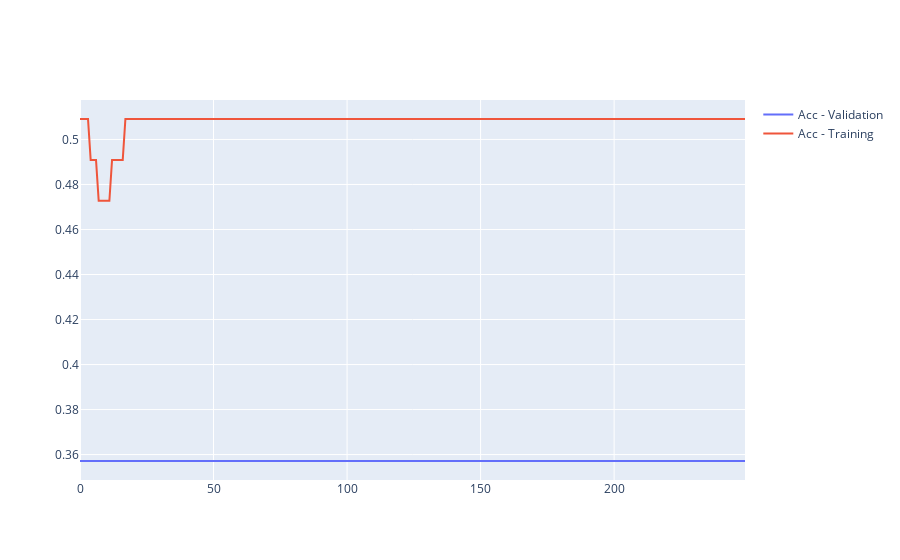

Notebook source saved alongside this figure:
### Code cell
fig = go.Figure()
fig.add_trace(go.Scatter(y=training_history.history['val_accuracy'],mode='lines', name='Acc - Validation'))
fig.add_trace(go.Scatter(y=training_history.history['accuracy'],mode='lines', name='Acc - Training'))

### Figure 1 — Plotly figure (JSON) as saved in the notebook; plotly's stock layout.template omitted (floating-point values rounded to 4 significant figures; data arrays with more than 128 entries replaced by an {"elided": "..."} marker saying what was removed)
{"data": [{"mode": "lines", "name": "Acc - Validation", "type": "scatter", "y": {"elided": "250 float values"}}, {"mode": "lines", "name": "Acc - Training", "type": "scatter", "y": {"elided": "250 float values"}}], "layout": {}}
